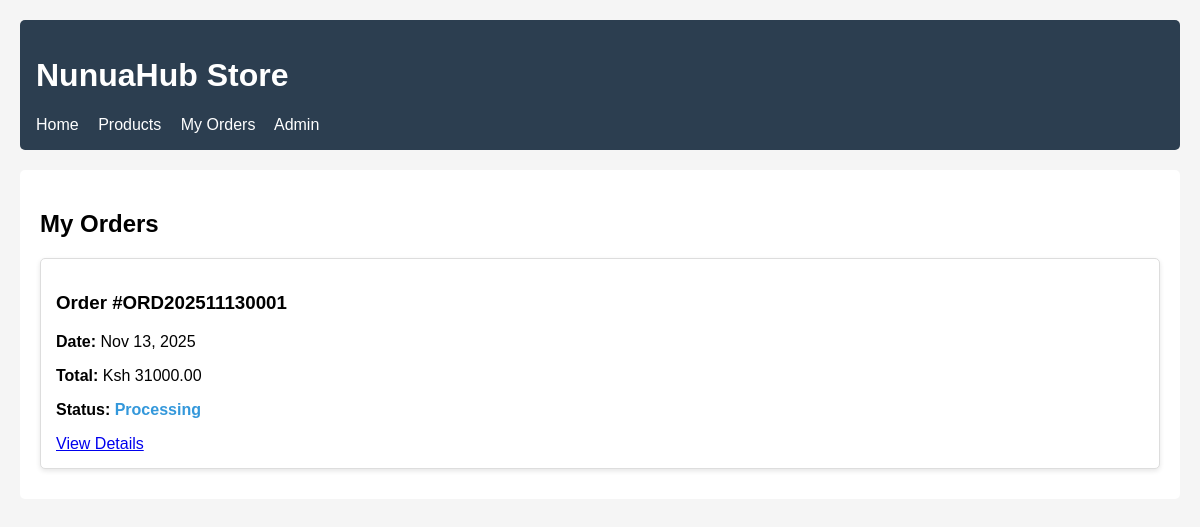
/orders/ (signed in), run on an earlier commit of the app's database.
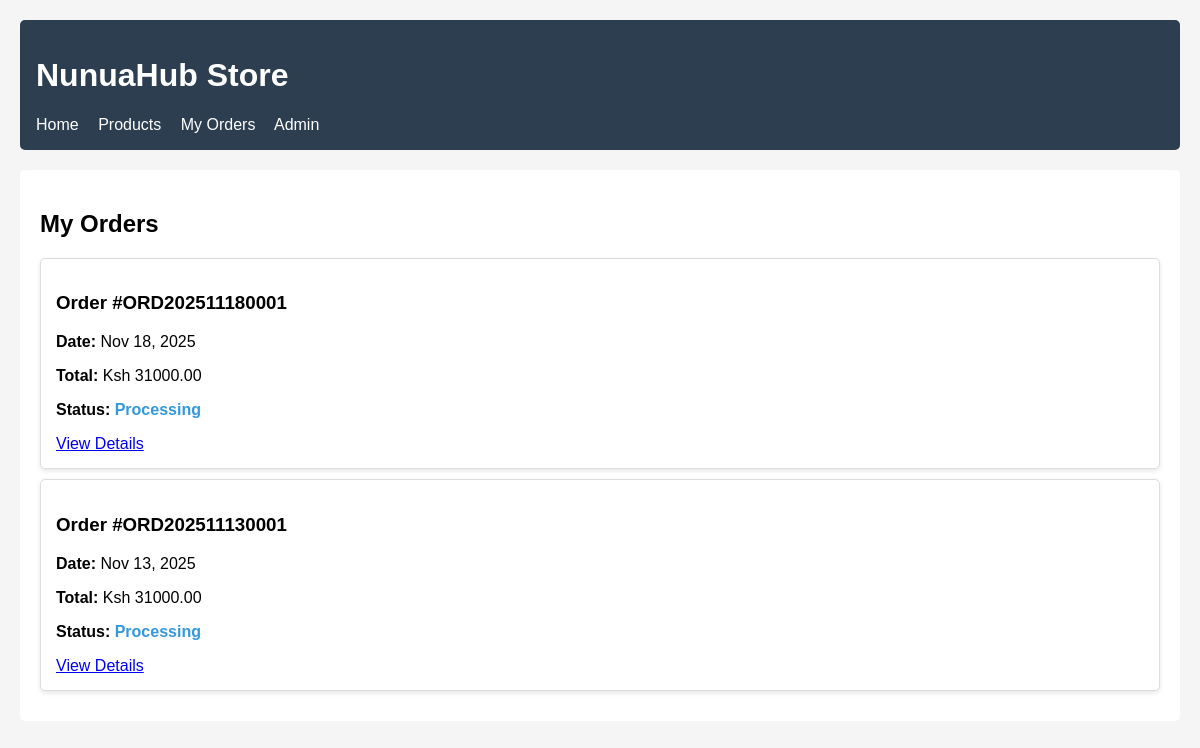
And on a later commit of the database.
### orders/models.py (models this page shows, shortened)
class Order(models.Model):
    STATUS_CHOICES = [
        ('pending', 'Pending'),
        ('processing', 'Processing'),
        ('shipped', 'Shipped'),
        ('delivered', 'Delivered'),
        ('cancelled', 'Cancelled'),
    ]
    user = models.ForeignKey(User, on_delete=models.CASCADE)
    order_number = models.CharField(max_length=20, unique=True)
    total_amount = models.DecimalField(max_digits=10, decimal_places=2, default=0.00)
    status = models.CharField(max_length=20, choices=STATUS_CHOICES, default='pending')
    shipping_address = models.TextField(default='Address not provided')
    billing_address = models.TextField(default='Address not provided')
    created_at = models.DateTimeField(auto_now_add=True)
    updated_at = models.DateTimeField(auto_now=True)

### orders/views.py (the view)
# urls.py: path('', views.order_list, name='order_list'),
@login_required
def order_list(request):
    orders = Order.objects.filter(user=request.user).order_by('-created_at')
    return render(request, 'orders/order_list.html', {'orders': orders})

### orders/templates/orders/order_list.html (shortened to what this page needs)
<!DOCTYPE html>
<html>
<head>
</head>
<body>
    <div class="header">
        <h1>NunuaHub Store</h1>
        <nav>
            <a href="/store/">Home</a>
            <a href="/store/products/">Products</a>
            <a href="/orders/">My Orders</a>
            <a href="/admin/">Admin</a>
        </nav>
    </div>
    <div class="content">
        <h2>My Orders</h2>
        {% if orders %}
            {% for order in orders %}
            <div class="order-card">
                <h3>Order #{{ order.order_number }}</h3>
                <p><strong>Date:</strong> {{ order.created_at|date:"M d, Y" }}</p>
                <p><strong>Total:</strong> Ksh {{ order.total_amount }}</p>
                <p><strong>Status:</strong>
                    <span class="status-{{ order.status }}">{{ order.get_status_display }}</span>
                </p>
                <a href="{% url 'orders:order_detail' order.order_number %}">View Details</a>
            </div>
            {% endfor %}
        {% else %}
            <p>You haven't placed any orders yet.</p>
            <a href="{% url 'orders:create_test_order' %}" style="background: #3498db; color: white; padding: 10px 15px; text-decoration: none; border-radius: 5px; display: inline-block;">Create Test Order</a>
            <a href="/store/products/">Continue Shopping</a>
        {% endif %}
    </div>
</body>
</html>

What changed in the data, as far as the page shows it:
added Order: order_number "ORD202511180001", created_at "Nov 18, 2025", total_amount "31000.00", status "Processing"
